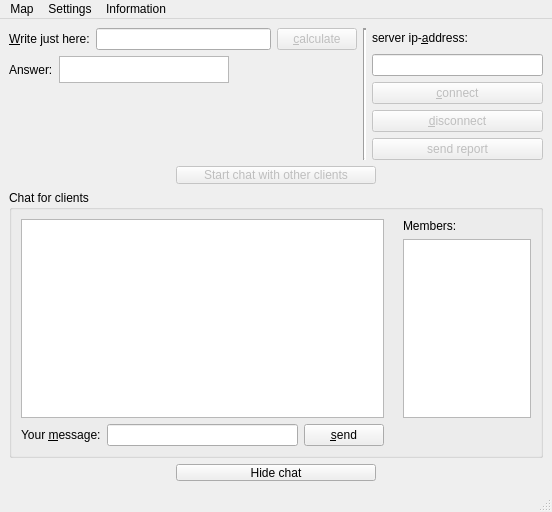
<?xml version="1.0" encoding="UTF-8"?>
<ui version="4.0">
 <class>MainWindow</class>
 <widget class="QMainWindow" name="MainWindow">
  <property name="geometry">
   <rect>
    <x>0</x>
    <y>0</y>
    <width>552</width>
    <height>512</height>
   </rect>
  </property>
  <property name="windowTitle">
   <string>CalculatePlease</string>
  </property>
  <widget class="QWidget" name="centralwidget">
   <layout class="QGridLayout" name="gridLayout_2">
    <item row="1" column="0">
     <spacer name="horizontalSpacer_3">
      <property name="orientation">
       <enum>Qt::Horizontal</enum>
      </property>
      <property name="sizeHint" stdset="0">
       <size>
        <width>158</width>
        <height>17</height>
       </size>
      </property>
     </spacer>
    </item>
    <item row="2" column="0" colspan="3">
     <widget class="QGroupBox" name="chatBox">
      <property name="title">
       <string>Chat for clients</string>
      </property>
      <layout class="QGridLayout" name="gridLayout">
       <item row="0" column="4">
        <widget class="QLabel" name="memberLabel">
         <property name="text">
          <string>Members:</string>
         </property>
        </widget>
       </item>
       <item row="1" column="3">
        <spacer name="horizontalSpacer_2">
         <property name="orientation">
          <enum>Qt::Horizontal</enum>
         </property>
         <property name="sizeHint" stdset="0">
          <size>
           <width>5</width>
           <height>20</height>
          </size>
         </property>
        </spacer>
       </item>
       <item row="0" column="0" rowspan="2" colspan="3">
        <widget class="QTextBrowser" name="chatBrowser">
         <property name="minimumSize">
          <size>
           <width>363</width>
           <height>0</height>
          </size>
         </property>
        </widget>
       </item>
       <item row="2" column="2">
        <widget class="QPushButton" name="sendChatButton">
         <property name="text">
          <string>&amp;send</string>
         </property>
        </widget>
       </item>
       <item row="1" column="4">
        <widget class="QTextBrowser" name="memberBrowser">
         <property name="maximumSize">
          <size>
           <width>128</width>
           <height>16777215</height>
          </size>
         </property>
        </widget>
       </item>
       <item row="2" column="0">
        <widget class="QLabel" name="messageLabel">
         <property name="text">
          <string>Your &amp;message:</string>
         </property>
         <property name="buddy">
          <cstring>chatEdit</cstring>
         </property>
        </widget>
       </item>
       <item row="2" column="1">
        <widget class="QLineEdit" name="chatEdit"/>
       </item>
      </layout>
     </widget>
    </item>
    <item row="3" column="0">
     <spacer name="horizontalSpacer_5">
      <property name="orientation">
       <enum>Qt::Horizontal</enum>
      </property>
      <property name="sizeHint" stdset="0">
       <size>
        <width>158</width>
        <height>17</height>
       </size>
      </property>
     </spacer>
    </item>
    <item row="1" column="1">
     <widget class="QPushButton" name="openChatButton">
      <property name="enabled">
       <bool>false</bool>
      </property>
      <property name="maximumSize">
       <size>
        <width>200</width>
        <height>18</height>
       </size>
      </property>
      <property name="text">
       <string>Start chat with other clients</string>
      </property>
      <property name="checkable">
       <bool>false</bool>
      </property>
      <property name="default">
       <bool>true</bool>
      </property>
     </widget>
    </item>
    <item row="3" column="1">
     <widget class="QPushButton" name="hideChatButton">
      <property name="minimumSize">
       <size>
        <width>200</width>
        <height>15</height>
       </size>
      </property>
      <property name="maximumSize">
       <size>
        <width>200</width>
        <height>18</height>
       </size>
      </property>
      <property name="text">
       <string>Hide chat</string>
      </property>
     </widget>
    </item>
    <item row="1" column="2">
     <spacer name="horizontalSpacer_4">
      <property name="orientation">
       <enum>Qt::Horizontal</enum>
      </property>
      <property name="sizeHint" stdset="0">
       <size>
        <width>158</width>
        <height>17</height>
       </size>
      </property>
     </spacer>
    </item>
    <item row="3" column="2">
     <spacer name="horizontalSpacer_6">
      <property name="orientation">
       <enum>Qt::Horizontal</enum>
      </property>
      <property name="sizeHint" stdset="0">
       <size>
        <width>158</width>
        <height>17</height>
       </size>
      </property>
     </spacer>
    </item>
    <item row="0" column="0" colspan="3">
     <layout class="QHBoxLayout" name="mainLayout_2">
      <item>
       <layout class="QVBoxLayout" name="verticalLayout_2">
        <item>
         <layout class="QHBoxLayout" name="horizontalLayout_3">
          <item>
           <widget class="QLabel" name="askLabel">
            <property name="text">
             <string>&amp;Write just here:</string>
            </property>
            <property name="buddy">
             <cstring>askLineEdit</cstring>
            </property>
           </widget>
          </item>
          <item>
           <widget class="QLineEdit" name="askLineEdit">
            <property name="minimumSize">
             <size>
              <width>170</width>
              <height>0</height>
             </size>
            </property>
           </widget>
          </item>
          <item>
           <widget class="QPushButton" name="sendButton">
            <property name="enabled">
             <bool>false</bool>
            </property>
            <property name="text">
             <string>&amp;calculate</string>
            </property>
            <property name="default">
             <bool>false</bool>
            </property>
           </widget>
          </item>
         </layout>
        </item>
        <item>
         <layout class="QHBoxLayout" name="horizontalLayout">
          <item>
           <widget class="QLabel" name="label_2">
            <property name="text">
             <string>Answer:</string>
            </property>
           </widget>
          </item>
          <item>
           <widget class="QTextBrowser" name="answerText">
            <property name="minimumSize">
             <size>
              <width>130</width>
              <height>27</height>
             </size>
            </property>
            <property name="maximumSize">
             <size>
              <width>170</width>
              <height>27</height>
             </size>
            </property>
           </widget>
          </item>
          <item>
           <spacer name="horizontalSpacer">
            <property name="orientation">
             <enum>Qt::Horizontal</enum>
            </property>
            <property name="sizeHint" stdset="0">
             <size>
              <width>128</width>
              <height>20</height>
             </size>
            </property>
           </spacer>
          </item>
         </layout>
        </item>
        <item>
         <spacer name="verticalSpacer">
          <property name="orientation">
           <enum>Qt::Vertical</enum>
          </property>
          <property name="sizeHint" stdset="0">
           <size>
            <width>20</width>
            <height>40</height>
           </size>
          </property>
         </spacer>
        </item>
        <item>
         <layout class="QHBoxLayout" name="horizontalLayout_2"/>
        </item>
       </layout>
      </item>
      <item>
       <widget class="Line" name="line">
        <property name="lineWidth">
         <number>2</number>
        </property>
        <property name="orientation">
         <enum>Qt::Vertical</enum>
        </property>
       </widget>
      </item>
      <item>
       <layout class="QVBoxLayout" name="verticalLayout">
        <item>
         <widget class="QLabel" name="ipLabel">
          <property name="minimumSize">
           <size>
            <width>0</width>
            <height>20</height>
           </size>
          </property>
          <property name="text">
           <string>server ip-&amp;address:</string>
          </property>
          <property name="buddy">
           <cstring>addressLineEdit</cstring>
          </property>
         </widget>
        </item>
        <item>
         <widget class="QLineEdit" name="addressLineEdit"/>
        </item>
        <item>
         <widget class="QPushButton" name="connectButton">
          <property name="enabled">
           <bool>false</bool>
          </property>
          <property name="text">
           <string>&amp;connect</string>
          </property>
          <property name="default">
           <bool>true</bool>
          </property>
         </widget>
        </item>
        <item>
         <widget class="QPushButton" name="disconnectButton">
          <property name="enabled">
           <bool>false</bool>
          </property>
          <property name="text">
           <string>&amp;disconnect</string>
          </property>
          <property name="default">
           <bool>false</bool>
          </property>
         </widget>
        </item>
        <item>
         <widget class="QPushButton" name="reportButton">
          <property name="enabled">
           <bool>false</bool>
          </property>
          <property name="maximumSize">
           <size>
            <width>16777215</width>
            <height>16777215</height>
           </size>
          </property>
          <property name="layoutDirection">
           <enum>Qt::LeftToRight</enum>
          </property>
          <property name="text">
           <string>send report</string>
          </property>
          <property name="default">
           <bool>false</bool>
          </property>
         </widget>
        </item>
       </layout>
      </item>
     </layout>
    </item>
   </layout>
  </widget>
  <widget class="QMenuBar" name="menubar">
   <property name="geometry">
    <rect>
     <x>0</x>
     <y>0</y>
     <width>552</width>
     <height>25</height>
    </rect>
   </property>
   <widget class="QMenu" name="menuAbout">
    <property name="title">
     <string>Information</string>
    </property>
    <addaction name="actionAbout"/>
    <addaction name="actionAuthor"/>
   </widget>
   <widget class="QMenu" name="menuSettings">
    <property name="title">
     <string>Settings</string>
    </property>
    <addaction name="actionEdit"/>
   </widget>
   <widget class="QMenu" name="menuMap">
    <property name="title">
     <string>Map</string>
    </property>
    <addaction name="actionDisplay"/>
    <addaction name="actionDescription"/>
   </widget>
   <addaction name="menuMap"/>
   <addaction name="menuSettings"/>
   <addaction name="menuAbout"/>
  </widget>
  <widget class="QStatusBar" name="statusbar"/>
  <action name="actionAbout">
   <property name="text">
    <string>About</string>
   </property>
  </action>
  <action name="actionAuthor">
   <property name="text">
    <string>Author</string>
   </property>
  </action>
  <action name="actionEdit">
   <property name="text">
    <string>Edit</string>
   </property>
  </action>
  <action name="actionDisplay">
   <property name="text">
    <string>Display</string>
   </property>
  </action>
  <action name="actionDescription">
   <property name="text">
    <string>Description</string>
   </property>
  </action>
 </widget>
 <resources/>
 <connections/>
</ui>
